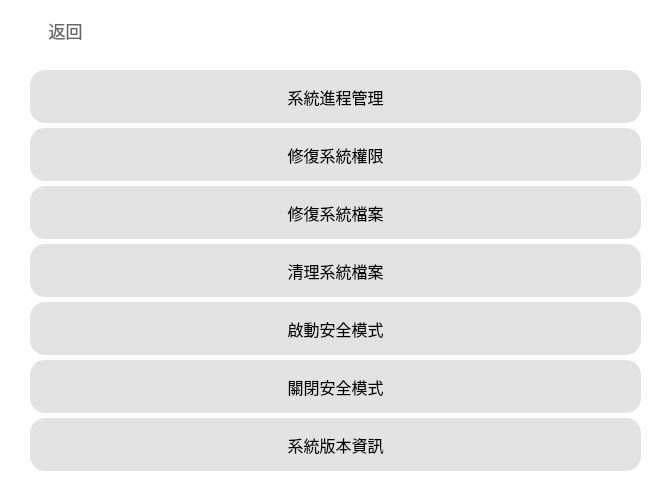
    <widget class="QWidget" name="System_Tools_widget" native="true">
     <property name="geometry">
      <rect>
       <x>170</x>
       <y>50</y>
       <width>671</width>
       <height>481</height>
      </rect>
     </property>
     <property name="font">
      <font>
       <family>Microsoft YaHei</family>
       <pointsize>11</pointsize>
       <stylestrategy>PreferAntialias</stylestrategy>
      </font>
     </property>
     <property name="styleSheet">
      <string notr="true">background-color:rgba(255, 255, 255,240);</string>
     </property>
     <widget class="QWidget" name="verticalLayoutWidget_4">
      <property name="geometry">
       <rect>
        <x>20</x>
        <y>60</y>
        <width>631</width>
        <height>421</height>
       </rect>
      </property>
      <layout class="QVBoxLayout" name="System_verticalLayout">
       <property name="spacing">
        <number>5</number>
       </property>
       <property name="leftMargin">
        <number>10</number>
       </property>
       <property name="topMargin">
        <number>10</number>
       </property>
       <property name="rightMargin">
        <number>10</number>
       </property>
       <property name="bottomMargin">
        <number>10</number>
       </property>
       <item>
        <widget class="QPushButton" name="System_Process_Manage_Button">
         <property name="sizePolicy">
          <sizepolicy hsizetype="Minimum" vsizetype="Minimum">
           <horstretch>0</horstretch>
           <verstretch>0</verstretch>
          </sizepolicy>
         </property>
         <property name="font">
          <font>
           <family>Microsoft YaHei</family>
           <pointsize>12</pointsize>
           <stylestrategy>PreferAntialias</stylestrategy>
          </font>
         </property>
         <property name="focusPolicy">
          <enum>Qt::StrongFocus</enum>
         </property>
         <property name="styleSheet">
          <string notr="true">QPushButton
{
	border:none;
	background-color:rgba(20,20,20,30);
	border-radius: 15px;
}
QPushButton:hover
{
    background-color:rgba(20,20,20,50);
}
QPushButton:pressed
{
    background-color:rgba(20,20,20,70);
}</string>
         </property>
         <property name="text">
          <string>系統進程管理</string>
         </property>
         <property name="iconSize">
          <size>
           <width>16</width>
           <height>16</height>
          </size>
         </property>
         <property name="checkable">
          <bool>false</bool>
         </property>
        </widget>
       </item>
       <item>
        <widget class="QPushButton" name="Repair_System_Permission_Button">
         <property name="sizePolicy">
          <sizepolicy hsizetype="Minimum" vsizetype="Minimum">
           <horstretch>0</horstretch>
           <verstretch>0</verstretch>
          </sizepolicy>
         </property>
         <property name="font">
          <font>
           <family>Microsoft YaHei</family>
           <pointsize>12</pointsize>
           <stylestrategy>PreferAntialias</stylestrategy>
          </font>
         </property>
         <property name="focusPolicy">
          <enum>Qt::StrongFocus</enum>
         </property>
         <property name="styleSheet">
          <string notr="true">QPushButton
{
	border:none;
	background-color:rgba(20,20,20,30);
	border-radius: 15px;
}
QPushButton:hover
{
    background-color:rgba(20,20,20,50);
}
QPushButton:pressed
{
    background-color:rgba(20,20,20,70);
}</string>
         </property>
         <property name="text">
          <string>修復系統權限</string>
         </property>
         <property name="iconSize">
          <size>
           <width>16</width>
           <height>16</height>
          </size>
         </property>
         <property name="checkable">
          <bool>false</bool>
         </property>
        </widget>
       </item>
       <item>
        <widget class="QPushButton" name="Repair_System_Files_Button">
         <property name="sizePolicy">
          <sizepolicy hsizetype="Minimum" vsizetype="Minimum">
           <horstretch>0</horstretch>
           <verstretch>0</verstretch>
          </sizepolicy>
         </property>
         <property name="font">
          <font>
           <family>Microsoft YaHei</family>
           <pointsize>12</pointsize>
           <stylestrategy>PreferAntialias</stylestrategy>
          </font>
         </property>
         <property name="focusPolicy">
          <enum>Qt::StrongFocus</enum>
         </property>
         <property name="styleSheet">
          <string notr="true">QPushButton
{
	border:none;
	background-color:rgba(20,20,20,30);
	border-radius: 15px;
}
QPushButton:hover
{
    background-color:rgba(20,20,20,50);
}
QPushButton:pressed
{
    background-color:rgba(20,20,20,70);
}</string>
         </property>
         <property name="text">
          <string>修復系統檔案</string>
         </property>
         <property name="iconSize">
          <size>
           <width>16</width>
           <height>16</height>
          </size>
         </property>
         <property name="checkable">
          <bool>false</bool>
         </property>
        </widget>
       </item>
       <item>
        <widget class="QPushButton" name="Clean_System_Files_Button">
         <property name="sizePolicy">
          <sizepolicy hsizetype="Minimum" vsizetype="Minimum">
           <horstretch>0</horstretch>
           <verstretch>0</verstretch>
          </sizepolicy>
         </property>
         <property name="font">
          <font>
           <family>Microsoft YaHei</family>
           <pointsize>12</pointsize>
           <stylestrategy>PreferAntialias</stylestrategy>
          </font>
         </property>
         <property name="focusPolicy">
          <enum>Qt::StrongFocus</enum>
         </property>
         <property name="styleSheet">
          <string notr="true">QPushButton
{
	border:none;
	background-color:rgba(20,20,20,30);
	border-radius: 15px;
}
QPushButton:hover
{
    background-color:rgba(20,20,20,50);
}
QPushButton:pressed
{
    background-color:rgba(20,20,20,70);
}</string>
         </property>
         <property name="text">
          <string>清理系統檔案</string>
         </property>
         <property name="iconSize">
          <size>
           <width>16</width>
           <height>16</height>
          </size>
         </property>
         <property name="checkable">
          <bool>false</bool>
         </property>
        </widget>
       </item>
       <item>
        <widget class="QPushButton" name="Enable_Safe_Mode_Button">
         <property name="sizePolicy">
          <sizepolicy hsizetype="Minimum" vsizetype="Minimum">
           <horstretch>0</horstretch>
           <verstretch>0</verstretch>
          </sizepolicy>
         </property>
         <property name="font">
          <font>
           <family>Microsoft YaHei</family>
           <pointsize>12</pointsize>
           <stylestrategy>PreferAntialias</stylestrategy>
          </font>
         </property>
         <property name="focusPolicy">
          <enum>Qt::StrongFocus</enum>
         </property>
         <property name="styleSheet">
          <string notr="true">QPushButton
{
	border:none;
	background-color:rgba(20,20,20,30);
	border-radius: 15px;
}
QPushButton:hover
{
    background-color:rgba(20,20,20,50);
}
QPushButton:pressed
{
    background-color:rgba(20,20,20,70);
}</string>
         </property>
         <property name="text">
          <string>啟動安全模式</string>
         </property>
         <property name="iconSize">
          <size>
           <width>16</width>
           <height>16</height>
          </size>
         </property>
         <property name="checkable">
          <bool>false</bool>
         </property>
        </widget>
       </item>
       <item>
        <widget class="QPushButton" name="Disable_Safe_Mode_Button">
         <property name="sizePolicy">
          <sizepolicy hsizetype="Minimum" vsizetype="Minimum">
           <horstretch>0</horstretch>
           <verstretch>0</verstretch>
          </sizepolicy>
         </property>
         <property name="font">
          <font>
           <family>Microsoft YaHei</family>
           <pointsize>12</pointsize>
           <stylestrategy>PreferAntialias</stylestrategy>
          </font>
         </property>
         <property name="focusPolicy">
          <enum>Qt::StrongFocus</enum>
         </property>
         <property name="styleSheet">
          <string notr="true">QPushButton
{
	border:none;
	background-color:rgba(20,20,20,30);
	border-radius: 15px;
}
QPushButton:hover
{
    background-color:rgba(20,20,20,50);
}
QPushButton:pressed
{
    background-color:rgba(20,20,20,70);
}</string>
         </property>
         <property name="text">
          <string>關閉安全模式</string>
         </property>
         <property name="iconSize">
          <size>
           <width>16</width>
           <height>16</height>
          </size>
         </property>
         <property name="checkable">
          <bool>false</bool>
         </property>
        </widget>
       </item>
       <item>
        <widget class="QPushButton" name="System_Info_Button">
         <property name="sizePolicy">
          <sizepolicy hsizetype="Minimum" vsizetype="Minimum">
           <horstretch>0</horstretch>
           <verstretch>0</verstretch>
          </sizepolicy>
         </property>
         <property name="font">
          <font>
           <family>Microsoft YaHei</family>
           <pointsize>12</pointsize>
           <stylestrategy>PreferAntialias</stylestrategy>
          </font>
         </property>
         <property name="focusPolicy">
          <enum>Qt::StrongFocus</enum>
         </property>
         <property name="styleSheet">
          <string notr="true">QPushButton
{
	border:none;
	background-color:rgba(20,20,20,30);
	border-radius: 15px;
}
QPushButton:hover
{
    background-color:rgba(20,20,20,50);
}
QPushButton:pressed
{
    background-color:rgba(20,20,20,70);
}</string>
         </property>
         <property name="text">
          <string>系統版本資訊</string>
         </property>
         <property name="iconSize">
          <size>
           <width>16</width>
           <height>16</height>
          </size>
         </property>
         <property name="checkable">
          <bool>false</bool>
         </property>
        </widget>
       </item>
      </layout>
     </widget>
     <widget class="QPushButton" name="System_Tools_Back">
      <property name="geometry">
       <rect>
        <x>10</x>
        <y>10</y>
        <width>111</width>
        <height>41</height>
       </rect>
      </property>
      <property name="sizePolicy">
       <sizepolicy hsizetype="Minimum" vsizetype="Minimum">
        <horstretch>0</horstretch>
        <verstretch>0</verstretch>
       </sizepolicy>
      </property>
      <property name="font">
       <font>
        <family>Microsoft YaHei</family>
        <pointsize>13</pointsize>
        <stylestrategy>PreferAntialias</stylestrategy>
       </font>
      </property>
      <property name="focusPolicy">
       <enum>Qt::StrongFocus</enum>
      </property>
      <property name="styleSheet">
       <string notr="true">QPushButton
{
	border:none;
	background-color:rgba(0,0,0,0);
	color:rgba(60,60,60,200);
}
QPushButton:hover
{
    color:rgba(60,60,60,255);
}
</string>
      </property>
      <property name="text">
       <string>返回</string>
      </property>
      <property name="icon">
       <iconset>
        <normaloff>:/icon/Icon/exit2.png</normaloff>:/icon/Icon/exit2.png</iconset>
      </property>
      <property name="iconSize">
       <size>
        <width>20</width>
        <height>20</height>
       </size>
      </property>
      <property name="checkable">
       <bool>false</bool>
      </property>
     </widget>
    </widget>
